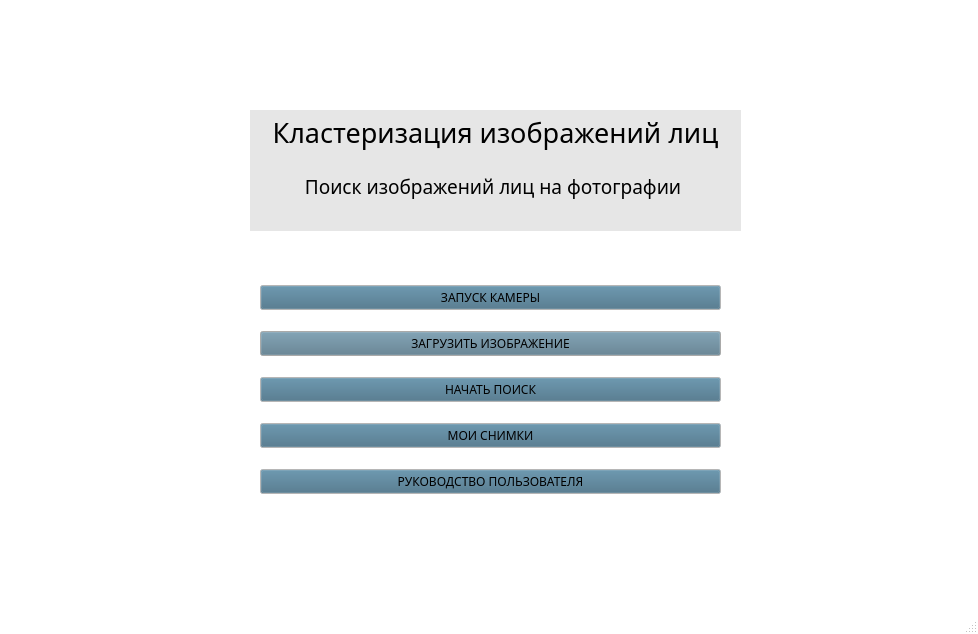
<?xml version="1.0" encoding="UTF-8"?>
<ui version="4.0">
 <class>MainWindow</class>
 <widget class="QMainWindow" name="MainWindow">
  <property name="geometry">
   <rect>
    <x>0</x>
    <y>0</y>
    <width>978</width>
    <height>634</height>
   </rect>
  </property>
  <property name="palette">
   <palette>
    <active>
     <colorrole role="WindowText">
      <brush brushstyle="SolidPattern">
       <color alpha="255">
        <red>0</red>
        <green>0</green>
        <blue>0</blue>
       </color>
      </brush>
     </colorrole>
     <colorrole role="Button">
      <brush brushstyle="SolidPattern">
       <color alpha="255">
        <red>86</red>
        <green>120</green>
        <blue>139</blue>
       </color>
      </brush>
     </colorrole>
     <colorrole role="Light">
      <brush brushstyle="SolidPattern">
       <color alpha="255">
        <red>178</red>
        <green>38</green>
        <blue>38</blue>
       </color>
      </brush>
     </colorrole>
     <colorrole role="Midlight">
      <brush brushstyle="SolidPattern">
       <color alpha="255">
        <red>255</red>
        <green>255</green>
        <blue>255</blue>
       </color>
      </brush>
     </colorrole>
     <colorrole role="Dark">
      <brush brushstyle="SolidPattern">
       <color alpha="255">
        <red>255</red>
        <green>255</green>
        <blue>255</blue>
       </color>
      </brush>
     </colorrole>
     <colorrole role="Mid">
      <brush brushstyle="SolidPattern">
       <color alpha="255">
        <red>255</red>
        <green>255</green>
        <blue>255</blue>
       </color>
      </brush>
     </colorrole>
     <colorrole role="Text">
      <brush brushstyle="SolidPattern">
       <color alpha="255">
        <red>0</red>
        <green>0</green>
        <blue>0</blue>
       </color>
      </brush>
     </colorrole>
     <colorrole role="BrightText">
      <brush brushstyle="SolidPattern">
       <color alpha="255">
        <red>255</red>
        <green>255</green>
        <blue>255</blue>
       </color>
      </brush>
     </colorrole>
     <colorrole role="ButtonText">
      <brush brushstyle="SolidPattern">
       <color alpha="255">
        <red>0</red>
        <green>0</green>
        <blue>0</blue>
       </color>
      </brush>
     </colorrole>
     <colorrole role="Base">
      <brush brushstyle="SolidPattern">
       <color alpha="255">
        <red>255</red>
        <green>255</green>
        <blue>255</blue>
       </color>
      </brush>
     </colorrole>
     <colorrole role="Window">
      <brush brushstyle="SolidPattern">
       <color alpha="255">
        <red>230</red>
        <green>230</green>
        <blue>230</blue>
       </color>
      </brush>
     </colorrole>
     <colorrole role="Shadow">
      <brush brushstyle="SolidPattern">
       <color alpha="255">
        <red>246</red>
        <green>211</green>
        <blue>45</blue>
       </color>
      </brush>
     </colorrole>
     <colorrole role="Highlight">
      <brush brushstyle="SolidPattern">
       <color alpha="255">
        <red>255</red>
        <green>255</green>
        <blue>255</blue>
       </color>
      </brush>
     </colorrole>
     <colorrole role="Link">
      <brush brushstyle="SolidPattern">
       <color alpha="255">
        <red>52</red>
        <green>101</green>
        <blue>164</blue>
       </color>
      </brush>
     </colorrole>
     <colorrole role="LinkVisited">
      <brush brushstyle="SolidPattern">
       <color alpha="255">
        <red>255</red>
        <green>255</green>
        <blue>255</blue>
       </color>
      </brush>
     </colorrole>
     <colorrole role="AlternateBase">
      <brush brushstyle="SolidPattern">
       <color alpha="255">
        <red>255</red>
        <green>255</green>
        <blue>255</blue>
       </color>
      </brush>
     </colorrole>
     <colorrole role="ToolTipBase">
      <brush brushstyle="SolidPattern">
       <color alpha="255">
        <red>255</red>
        <green>255</green>
        <blue>220</blue>
       </color>
      </brush>
     </colorrole>
     <colorrole role="ToolTipText">
      <brush brushstyle="SolidPattern">
       <color alpha="255">
        <red>0</red>
        <green>0</green>
        <blue>0</blue>
       </color>
      </brush>
     </colorrole>
     <colorrole role="PlaceholderText">
      <brush brushstyle="SolidPattern">
       <color alpha="255">
        <red>255</red>
        <green>255</green>
        <blue>255</blue>
       </color>
      </brush>
     </colorrole>
    </active>
    <inactive>
     <colorrole role="WindowText">
      <brush brushstyle="SolidPattern">
       <color alpha="255">
        <red>0</red>
        <green>0</green>
        <blue>0</blue>
       </color>
      </brush>
     </colorrole>
     <colorrole role="Button">
      <brush brushstyle="SolidPattern">
       <color alpha="255">
        <red>66</red>
        <green>108</green>
        <blue>132</blue>
       </color>
      </brush>
     </colorrole>
     <colorrole role="Light">
      <brush brushstyle="SolidPattern">
       <color alpha="255">
        <red>192</red>
        <green>28</green>
        <blue>40</blue>
       </color>
      </brush>
     </colorrole>
     <colorrole role="Midlight">
      <brush brushstyle="SolidPattern">
       <color alpha="255">
        <red>255</red>
        <green>255</green>
        <blue>255</blue>
       </color>
      </brush>
     </colorrole>
     <colorrole role="Dark">
      <brush brushstyle="SolidPattern">
       <color alpha="255">
        <red>255</red>
        <green>255</green>
        <blue>255</blue>
       </color>
      </brush>
     </colorrole>
     <colorrole role="Mid">
      <brush brushstyle="SolidPattern">
       <color alpha="255">
        <red>255</red>
        <green>255</green>
        <blue>255</blue>
       </color>
      </brush>
     </colorrole>
     <colorrole role="Text">
      <brush brushstyle="SolidPattern">
       <color alpha="255">
        <red>0</red>
        <green>0</green>
        <blue>0</blue>
       </color>
      </brush>
     </colorrole>
     <colorrole role="BrightText">
      <brush brushstyle="SolidPattern">
       <color alpha="255">
        <red>255</red>
        <green>255</green>
        <blue>255</blue>
       </color>
      </brush>
     </colorrole>
     <colorrole role="ButtonText">
      <brush brushstyle="SolidPattern">
       <color alpha="255">
        <red>0</red>
        <green>0</green>
        <blue>0</blue>
       </color>
      </brush>
     </colorrole>
     <colorrole role="Base">
      <brush brushstyle="SolidPattern">
       <color alpha="255">
        <red>209</red>
        <green>212</green>
        <blue>217</blue>
       </color>
      </brush>
     </colorrole>
     <colorrole role="Window">
      <brush brushstyle="SolidPattern">
       <color alpha="255">
        <red>255</red>
        <green>255</green>
        <blue>255</blue>
       </color>
      </brush>
     </colorrole>
     <colorrole role="Shadow">
      <brush brushstyle="SolidPattern">
       <color alpha="255">
        <red>0</red>
        <green>0</green>
        <blue>0</blue>
       </color>
      </brush>
     </colorrole>
     <colorrole role="Highlight">
      <brush brushstyle="SolidPattern">
       <color alpha="255">
        <red>255</red>
        <green>255</green>
        <blue>255</blue>
       </color>
      </brush>
     </colorrole>
     <colorrole role="Link">
      <brush brushstyle="SolidPattern">
       <color alpha="255">
        <red>52</red>
        <green>101</green>
        <blue>164</blue>
       </color>
      </brush>
     </colorrole>
     <colorrole role="LinkVisited">
      <brush brushstyle="SolidPattern">
       <color alpha="255">
        <red>255</red>
        <green>255</green>
        <blue>255</blue>
       </color>
      </brush>
     </colorrole>
     <colorrole role="AlternateBase">
      <brush brushstyle="SolidPattern">
       <color alpha="255">
        <red>255</red>
        <green>255</green>
        <blue>255</blue>
       </color>
      </brush>
     </colorrole>
     <colorrole role="ToolTipBase">
      <brush brushstyle="SolidPattern">
       <color alpha="255">
        <red>255</red>
        <green>255</green>
        <blue>220</blue>
       </color>
      </brush>
     </colorrole>
     <colorrole role="ToolTipText">
      <brush brushstyle="SolidPattern">
       <color alpha="255">
        <red>0</red>
        <green>0</green>
        <blue>0</blue>
       </color>
      </brush>
     </colorrole>
     <colorrole role="PlaceholderText">
      <brush brushstyle="SolidPattern">
       <color alpha="255">
        <red>255</red>
        <green>255</green>
        <blue>255</blue>
       </color>
      </brush>
     </colorrole>
    </inactive>
    <disabled>
     <colorrole role="WindowText">
      <brush brushstyle="SolidPattern">
       <color alpha="255">
        <red>255</red>
        <green>255</green>
        <blue>255</blue>
       </color>
      </brush>
     </colorrole>
     <colorrole role="Button">
      <brush brushstyle="SolidPattern">
       <color alpha="255">
        <red>66</red>
        <green>108</green>
        <blue>132</blue>
       </color>
      </brush>
     </colorrole>
     <colorrole role="Light">
      <brush brushstyle="SolidPattern">
       <color alpha="255">
        <red>192</red>
        <green>28</green>
        <blue>40</blue>
       </color>
      </brush>
     </colorrole>
     <colorrole role="Midlight">
      <brush brushstyle="SolidPattern">
       <color alpha="255">
        <red>255</red>
        <green>255</green>
        <blue>255</blue>
       </color>
      </brush>
     </colorrole>
     <colorrole role="Dark">
      <brush brushstyle="SolidPattern">
       <color alpha="255">
        <red>255</red>
        <green>255</green>
        <blue>255</blue>
       </color>
      </brush>
     </colorrole>
     <colorrole role="Mid">
      <brush brushstyle="SolidPattern">
       <color alpha="255">
        <red>255</red>
        <green>255</green>
        <blue>255</blue>
       </color>
      </brush>
     </colorrole>
     <colorrole role="Text">
      <brush brushstyle="SolidPattern">
       <color alpha="255">
        <red>255</red>
        <green>255</green>
        <blue>255</blue>
       </color>
      </brush>
     </colorrole>
     <colorrole role="BrightText">
      <brush brushstyle="SolidPattern">
       <color alpha="255">
        <red>255</red>
        <green>255</green>
        <blue>255</blue>
       </color>
      </brush>
     </colorrole>
     <colorrole role="ButtonText">
      <brush brushstyle="SolidPattern">
       <color alpha="255">
        <red>255</red>
        <green>255</green>
        <blue>255</blue>
       </color>
      </brush>
     </colorrole>
     <colorrole role="Base">
      <brush brushstyle="SolidPattern">
       <color alpha="255">
        <red>255</red>
        <green>255</green>
        <blue>255</blue>
       </color>
      </brush>
     </colorrole>
     <colorrole role="Window">
      <brush brushstyle="SolidPattern">
       <color alpha="255">
        <red>255</red>
        <green>255</green>
        <blue>255</blue>
       </color>
      </brush>
     </colorrole>
     <colorrole role="Shadow">
      <brush brushstyle="SolidPattern">
       <color alpha="255">
        <red>0</red>
        <green>0</green>
        <blue>0</blue>
       </color>
      </brush>
     </colorrole>
     <colorrole role="Highlight">
      <brush brushstyle="SolidPattern">
       <color alpha="255">
        <red>145</red>
        <green>145</green>
        <blue>145</blue>
       </color>
      </brush>
     </colorrole>
     <colorrole role="Link">
      <brush brushstyle="SolidPattern">
       <color alpha="255">
        <red>52</red>
        <green>101</green>
        <blue>164</blue>
       </color>
      </brush>
     </colorrole>
     <colorrole role="LinkVisited">
      <brush brushstyle="SolidPattern">
       <color alpha="255">
        <red>255</red>
        <green>255</green>
        <blue>255</blue>
       </color>
      </brush>
     </colorrole>
     <colorrole role="AlternateBase">
      <brush brushstyle="SolidPattern">
       <color alpha="255">
        <red>255</red>
        <green>255</green>
        <blue>255</blue>
       </color>
      </brush>
     </colorrole>
     <colorrole role="ToolTipBase">
      <brush brushstyle="SolidPattern">
       <color alpha="255">
        <red>255</red>
        <green>255</green>
        <blue>220</blue>
       </color>
      </brush>
     </colorrole>
     <colorrole role="ToolTipText">
      <brush brushstyle="SolidPattern">
       <color alpha="255">
        <red>0</red>
        <green>0</green>
        <blue>0</blue>
       </color>
      </brush>
     </colorrole>
     <colorrole role="PlaceholderText">
      <brush brushstyle="SolidPattern">
       <color alpha="255">
        <red>255</red>
        <green>255</green>
        <blue>255</blue>
       </color>
      </brush>
     </colorrole>
    </disabled>
   </palette>
  </property>
  <property name="font">
   <font>
    <family>Umpush</family>
   </font>
  </property>
  <property name="windowTitle">
   <string>MainWindow</string>
  </property>
  <widget class="QWidget" name="centralwidget">
   <widget class="QTextEdit" name="textE">
    <property name="geometry">
     <rect>
      <x>250</x>
      <y>110</y>
      <width>491</width>
      <height>121</height>
     </rect>
    </property>
    <property name="palette">
     <palette>
      <active>
       <colorrole role="WindowText">
        <brush brushstyle="SolidPattern">
         <color alpha="255">
          <red>230</red>
          <green>230</green>
          <blue>230</blue>
         </color>
        </brush>
       </colorrole>
       <colorrole role="Midlight">
        <brush brushstyle="SolidPattern">
         <color alpha="255">
          <red>230</red>
          <green>230</green>
          <blue>230</blue>
         </color>
        </brush>
       </colorrole>
       <colorrole role="Dark">
        <brush brushstyle="SolidPattern">
         <color alpha="255">
          <red>230</red>
          <green>230</green>
          <blue>230</blue>
         </color>
        </brush>
       </colorrole>
       <colorrole role="Mid">
        <brush brushstyle="SolidPattern">
         <color alpha="255">
          <red>230</red>
          <green>230</green>
          <blue>230</blue>
         </color>
        </brush>
       </colorrole>
       <colorrole role="Text">
        <brush brushstyle="SolidPattern">
         <color alpha="255">
          <red>0</red>
          <green>0</green>
          <blue>0</blue>
         </color>
        </brush>
       </colorrole>
       <colorrole role="BrightText">
        <brush brushstyle="SolidPattern">
         <color alpha="255">
          <red>230</red>
          <green>230</green>
          <blue>230</blue>
         </color>
        </brush>
       </colorrole>
       <colorrole role="ButtonText">
        <brush brushstyle="SolidPattern">
         <color alpha="255">
          <red>0</red>
          <green>0</green>
          <blue>0</blue>
         </color>
        </brush>
       </colorrole>
       <colorrole role="Base">
        <brush brushstyle="SolidPattern">
         <color alpha="255">
          <red>230</red>
          <green>230</green>
          <blue>230</blue>
         </color>
        </brush>
       </colorrole>
       <colorrole role="Highlight">
        <brush brushstyle="SolidPattern">
         <color alpha="255">
          <red>86</red>
          <green>120</green>
          <blue>139</blue>
         </color>
        </brush>
       </colorrole>
       <colorrole role="HighlightedText">
        <brush brushstyle="SolidPattern">
         <color alpha="255">
          <red>173</red>
          <green>127</green>
          <blue>168</blue>
         </color>
        </brush>
       </colorrole>
       <colorrole role="Link">
        <brush brushstyle="SolidPattern">
         <color alpha="255">
          <red>92</red>
          <green>53</green>
          <blue>102</blue>
         </color>
        </brush>
       </colorrole>
       <colorrole role="NoRole">
        <brush brushstyle="SolidPattern">
         <color alpha="255">
          <red>173</red>
          <green>127</green>
          <blue>168</blue>
         </color>
        </brush>
       </colorrole>
      </active>
      <inactive>
       <colorrole role="WindowText">
        <brush brushstyle="SolidPattern">
         <color alpha="255">
          <red>230</red>
          <green>230</green>
          <blue>230</blue>
         </color>
        </brush>
       </colorrole>
       <colorrole role="Midlight">
        <brush brushstyle="SolidPattern">
         <color alpha="255">
          <red>230</red>
          <green>230</green>
          <blue>230</blue>
         </color>
        </brush>
       </colorrole>
       <colorrole role="Dark">
        <brush brushstyle="SolidPattern">
         <color alpha="255">
          <red>230</red>
          <green>230</green>
          <blue>230</blue>
         </color>
        </brush>
       </colorrole>
       <colorrole role="Mid">
        <brush brushstyle="SolidPattern">
         <color alpha="255">
          <red>230</red>
          <green>230</green>
          <blue>230</blue>
         </color>
        </brush>
       </colorrole>
       <colorrole role="Text">
        <brush brushstyle="SolidPattern">
         <color alpha="255">
          <red>0</red>
          <green>0</green>
          <blue>0</blue>
         </color>
        </brush>
       </colorrole>
       <colorrole role="BrightText">
        <brush brushstyle="SolidPattern">
         <color alpha="255">
          <red>230</red>
          <green>230</green>
          <blue>230</blue>
         </color>
        </brush>
       </colorrole>
       <colorrole role="ButtonText">
        <brush brushstyle="SolidPattern">
         <color alpha="255">
          <red>0</red>
          <green>0</green>
          <blue>0</blue>
         </color>
        </brush>
       </colorrole>
       <colorrole role="Base">
        <brush brushstyle="SolidPattern">
         <color alpha="255">
          <red>230</red>
          <green>230</green>
          <blue>230</blue>
         </color>
        </brush>
       </colorrole>
       <colorrole role="Highlight">
        <brush brushstyle="SolidPattern">
         <color alpha="255">
          <red>86</red>
          <green>120</green>
          <blue>139</blue>
         </color>
        </brush>
       </colorrole>
       <colorrole role="HighlightedText">
        <brush brushstyle="SolidPattern">
         <color alpha="255">
          <red>173</red>
          <green>127</green>
          <blue>168</blue>
         </color>
        </brush>
       </colorrole>
       <colorrole role="Link">
        <brush brushstyle="SolidPattern">
         <color alpha="255">
          <red>92</red>
          <green>53</green>
          <blue>102</blue>
         </color>
        </brush>
       </colorrole>
       <colorrole role="NoRole">
        <brush brushstyle="SolidPattern">
         <color alpha="255">
          <red>173</red>
          <green>127</green>
          <blue>168</blue>
         </color>
        </brush>
       </colorrole>
      </inactive>
      <disabled>
       <colorrole role="WindowText">
        <brush brushstyle="SolidPattern">
         <color alpha="255">
          <red>230</red>
          <green>230</green>
          <blue>230</blue>
         </color>
        </brush>
       </colorrole>
       <colorrole role="Midlight">
        <brush brushstyle="SolidPattern">
         <color alpha="255">
          <red>230</red>
          <green>230</green>
          <blue>230</blue>
         </color>
        </brush>
       </colorrole>
       <colorrole role="Dark">
        <brush brushstyle="SolidPattern">
         <color alpha="255">
          <red>230</red>
          <green>230</green>
          <blue>230</blue>
         </color>
        </brush>
       </colorrole>
       <colorrole role="Mid">
        <brush brushstyle="SolidPattern">
         <color alpha="255">
          <red>230</red>
          <green>230</green>
          <blue>230</blue>
         </color>
        </brush>
       </colorrole>
       <colorrole role="Text">
        <brush brushstyle="SolidPattern">
         <color alpha="255">
          <red>230</red>
          <green>230</green>
          <blue>230</blue>
         </color>
        </brush>
       </colorrole>
       <colorrole role="BrightText">
        <brush brushstyle="SolidPattern">
         <color alpha="255">
          <red>230</red>
          <green>230</green>
          <blue>230</blue>
         </color>
        </brush>
       </colorrole>
       <colorrole role="ButtonText">
        <brush brushstyle="SolidPattern">
         <color alpha="255">
          <red>230</red>
          <green>230</green>
          <blue>230</blue>
         </color>
        </brush>
       </colorrole>
       <colorrole role="Base">
        <brush brushstyle="SolidPattern">
         <color alpha="255">
          <red>173</red>
          <green>127</green>
          <blue>168</blue>
         </color>
        </brush>
       </colorrole>
       <colorrole role="Highlight">
        <brush brushstyle="SolidPattern">
         <color alpha="255">
          <red>145</red>
          <green>145</green>
          <blue>145</blue>
         </color>
        </brush>
       </colorrole>
       <colorrole role="HighlightedText">
        <brush brushstyle="SolidPattern">
         <color alpha="255">
          <red>173</red>
          <green>127</green>
          <blue>168</blue>
         </color>
        </brush>
       </colorrole>
       <colorrole role="Link">
        <brush brushstyle="SolidPattern">
         <color alpha="255">
          <red>92</red>
          <green>53</green>
          <blue>102</blue>
         </color>
        </brush>
       </colorrole>
       <colorrole role="NoRole">
        <brush brushstyle="SolidPattern">
         <color alpha="255">
          <red>173</red>
          <green>127</green>
          <blue>168</blue>
         </color>
        </brush>
       </colorrole>
      </disabled>
     </palette>
    </property>
    <property name="frameShape">
     <enum>QFrame::NoFrame</enum>
    </property>
    <property name="html">
     <string>&lt;!DOCTYPE HTML PUBLIC &quot;-//W3C//DTD HTML 4.0//EN&quot; &quot;http://www.w3.org/TR/REC-html40/strict.dtd&quot;&gt;
&lt;html&gt;&lt;head&gt;&lt;meta name=&quot;qrichtext&quot; content=&quot;1&quot; /&gt;&lt;style type=&quot;text/css&quot;&gt;
p, li { white-space: pre-wrap; }
&lt;/style&gt;&lt;/head&gt;&lt;body style=&quot; font-family:'Umpush'; font-size:11pt; font-weight:400; font-style:normal;&quot;&gt;
&lt;p align=&quot;center&quot; style=&quot; margin-top:0px; margin-bottom:0px; margin-left:0px; margin-right:0px; -qt-block-indent:0; text-indent:0px;&quot;&gt;&lt;span style=&quot; font-family:'Ubuntu'; font-size:20pt;&quot;&gt;Кластеризация изображений лиц&lt;br /&gt;&lt;/span&gt;&lt;/p&gt;
&lt;p align=&quot;center&quot; style=&quot; margin-top:0px; margin-bottom:0px; margin-left:0px; margin-right:0px; -qt-block-indent:0; text-indent:0px;&quot;&gt;&lt;span style=&quot; font-family:'Ubuntu'; font-size:14pt;&quot;&gt;Поиск изображений лиц на фотографии &lt;/span&gt;&lt;/p&gt;&lt;/body&gt;&lt;/html&gt;</string>
    </property>
   </widget>
   <widget class="QWidget" name="">
    <property name="geometry">
     <rect>
      <x>260</x>
      <y>270</y>
      <width>461</width>
      <height>241</height>
     </rect>
    </property>
    <layout class="QVBoxLayout" name="verticalLayout">
     <item>
      <widget class="QPushButton" name="btn3">
       <property name="palette">
        <palette>
         <active>
          <colorrole role="Light">
           <brush brushstyle="SolidPattern">
            <color alpha="255">
             <red>86</red>
             <green>120</green>
             <blue>139</blue>
            </color>
           </brush>
          </colorrole>
         </active>
         <inactive>
          <colorrole role="Light">
           <brush brushstyle="SolidPattern">
            <color alpha="255">
             <red>86</red>
             <green>120</green>
             <blue>139</blue>
            </color>
           </brush>
          </colorrole>
         </inactive>
         <disabled>
          <colorrole role="Light">
           <brush brushstyle="SolidPattern">
            <color alpha="255">
             <red>86</red>
             <green>120</green>
             <blue>139</blue>
            </color>
           </brush>
          </colorrole>
         </disabled>
        </palette>
       </property>
       <property name="text">
        <string>ЗАПУСК КАМЕРЫ</string>
       </property>
      </widget>
     </item>
     <item>
      <widget class="QPushButton" name="btn1">
       <property name="palette">
        <palette>
         <active>
          <colorrole role="WindowText">
           <brush brushstyle="SolidPattern">
            <color alpha="255">
             <red>0</red>
             <green>0</green>
             <blue>0</blue>
            </color>
           </brush>
          </colorrole>
          <colorrole role="Button">
           <brush brushstyle="SolidPattern">
            <color alpha="255">
             <red>86</red>
             <green>120</green>
             <blue>139</blue>
            </color>
           </brush>
          </colorrole>
          <colorrole role="Light">
           <brush brushstyle="SolidPattern">
            <color alpha="255">
             <red>238</red>
             <green>238</green>
             <blue>236</blue>
            </color>
           </brush>
          </colorrole>
          <colorrole role="Dark">
           <brush brushstyle="SolidPattern">
            <color alpha="255">
             <red>238</red>
             <green>238</green>
             <blue>236</blue>
            </color>
           </brush>
          </colorrole>
          <colorrole role="Mid">
           <brush brushstyle="SolidPattern">
            <color alpha="255">
             <red>238</red>
             <green>238</green>
             <blue>236</blue>
            </color>
           </brush>
          </colorrole>
          <colorrole role="Text">
           <brush brushstyle="SolidPattern">
            <color alpha="255">
             <red>0</red>
             <green>0</green>
             <blue>0</blue>
            </color>
           </brush>
          </colorrole>
          <colorrole role="ButtonText">
           <brush brushstyle="SolidPattern">
            <color alpha="255">
             <red>0</red>
             <green>0</green>
             <blue>0</blue>
            </color>
           </brush>
          </colorrole>
          <colorrole role="Base">
           <brush brushstyle="SolidPattern">
            <color alpha="255">
             <red>255</red>
             <green>255</green>
             <blue>255</blue>
            </color>
           </brush>
          </colorrole>
          <colorrole role="Window">
           <brush brushstyle="SolidPattern">
            <color alpha="255">
             <red>238</red>
             <green>238</green>
             <blue>236</blue>
            </color>
           </brush>
          </colorrole>
          <colorrole role="Highlight">
           <brush brushstyle="SolidPattern">
            <color alpha="255">
             <red>238</red>
             <green>238</green>
             <blue>236</blue>
            </color>
           </brush>
          </colorrole>
          <colorrole role="LinkVisited">
           <brush brushstyle="SolidPattern">
            <color alpha="255">
             <red>238</red>
             <green>238</green>
             <blue>236</blue>
            </color>
           </brush>
          </colorrole>
          <colorrole role="AlternateBase">
           <brush brushstyle="SolidPattern">
            <color alpha="255">
             <red>238</red>
             <green>238</green>
             <blue>236</blue>
            </color>
           </brush>
          </colorrole>
          <colorrole role="PlaceholderText">
           <brush brushstyle="NoBrush">
            <color alpha="128">
             <red>0</red>
             <green>0</green>
             <blue>0</blue>
            </color>
           </brush>
          </colorrole>
         </active>
         <inactive>
          <colorrole role="WindowText">
           <brush brushstyle="SolidPattern">
            <color alpha="255">
             <red>0</red>
             <green>0</green>
             <blue>0</blue>
            </color>
           </brush>
          </colorrole>
          <colorrole role="Button">
           <brush brushstyle="SolidPattern">
            <color alpha="255">
             <red>86</red>
             <green>120</green>
             <blue>139</blue>
            </color>
           </brush>
          </colorrole>
          <colorrole role="Light">
           <brush brushstyle="SolidPattern">
            <color alpha="255">
             <red>238</red>
             <green>238</green>
             <blue>236</blue>
            </color>
           </brush>
          </colorrole>
          <colorrole role="Dark">
           <brush brushstyle="SolidPattern">
            <color alpha="255">
             <red>238</red>
             <green>238</green>
             <blue>236</blue>
            </color>
           </brush>
          </colorrole>
          <colorrole role="Mid">
           <brush brushstyle="SolidPattern">
            <color alpha="255">
             <red>238</red>
             <green>238</green>
             <blue>236</blue>
            </color>
           </brush>
          </colorrole>
          <colorrole role="Text">
           <brush brushstyle="SolidPattern">
            <color alpha="255">
             <red>0</red>
             <green>0</green>
             <blue>0</blue>
            </color>
           </brush>
          </colorrole>
          <colorrole role="ButtonText">
           <brush brushstyle="SolidPattern">
            <color alpha="255">
             <red>0</red>
             <green>0</green>
             <blue>0</blue>
            </color>
           </brush>
          </colorrole>
          <colorrole role="Base">
           <brush brushstyle="SolidPattern">
            <color alpha="255">
             <red>255</red>
             <green>255</green>
             <blue>255</blue>
            </color>
           </brush>
          </colorrole>
          <colorrole role="Window">
           <brush brushstyle="SolidPattern">
            <color alpha="255">
             <red>238</red>
             <green>238</green>
             <blue>236</blue>
            </color>
           </brush>
          </colorrole>
          <colorrole role="Highlight">
           <brush brushstyle="SolidPattern">
            <color alpha="255">
             <red>238</red>
             <green>238</green>
             <blue>236</blue>
            </color>
           </brush>
          </colorrole>
          <colorrole role="LinkVisited">
           <brush brushstyle="SolidPattern">
            <color alpha="255">
             <red>238</red>
             <green>238</green>
             <blue>236</blue>
            </color>
           </brush>
          </colorrole>
          <colorrole role="AlternateBase">
           <brush brushstyle="SolidPattern">
            <color alpha="255">
             <red>238</red>
             <green>238</green>
             <blue>236</blue>
            </color>
           </brush>
          </colorrole>
          <colorrole role="PlaceholderText">
           <brush brushstyle="NoBrush">
            <color alpha="128">
             <red>0</red>
             <green>0</green>
             <blue>0</blue>
            </color>
           </brush>
          </colorrole>
         </inactive>
         <disabled>
          <colorrole role="WindowText">
           <brush brushstyle="SolidPattern">
            <color alpha="255">
             <red>238</red>
             <green>238</green>
             <blue>236</blue>
            </color>
           </brush>
          </colorrole>
          <colorrole role="Button">
           <brush brushstyle="SolidPattern">
            <color alpha="255">
             <red>86</red>
             <green>120</green>
             <blue>139</blue>
            </color>
           </brush>
          </colorrole>
          <colorrole role="Light">
           <brush brushstyle="SolidPattern">
            <color alpha="255">
             <red>238</red>
             <green>238</green>
             <blue>236</blue>
            </color>
           </brush>
          </colorrole>
          <colorrole role="Dark">
           <brush brushstyle="SolidPattern">
            <color alpha="255">
             <red>238</red>
             <green>238</green>
             <blue>236</blue>
            </color>
           </brush>
          </colorrole>
          <colorrole role="Mid">
           <brush brushstyle="SolidPattern">
            <color alpha="255">
             <red>238</red>
             <green>238</green>
             <blue>236</blue>
            </color>
           </brush>
          </colorrole>
          <colorrole role="Text">
           <brush brushstyle="SolidPattern">
            <color alpha="255">
             <red>238</red>
             <green>238</green>
             <blue>236</blue>
            </color>
           </brush>
          </colorrole>
          <colorrole role="ButtonText">
           <brush brushstyle="SolidPattern">
            <color alpha="255">
             <red>238</red>
             <green>238</green>
             <blue>236</blue>
            </color>
           </brush>
          </colorrole>
          <colorrole role="Base">
           <brush brushstyle="SolidPattern">
            <color alpha="255">
             <red>238</red>
             <green>238</green>
             <blue>236</blue>
            </color>
           </brush>
          </colorrole>
          <colorrole role="Window">
           <brush brushstyle="SolidPattern">
            <color alpha="255">
             <red>238</red>
             <green>238</green>
             <blue>236</blue>
            </color>
           </brush>
          </colorrole>
          <colorrole role="Highlight">
           <brush brushstyle="SolidPattern">
            <color alpha="255">
             <red>145</red>
             <green>145</green>
             <blue>145</blue>
            </color>
           </brush>
          </colorrole>
          <colorrole role="LinkVisited">
           <brush brushstyle="SolidPattern">
            <color alpha="255">
             <red>238</red>
             <green>238</green>
             <blue>236</blue>
            </color>
           </brush>
          </colorrole>
          <colorrole role="AlternateBase">
           <brush brushstyle="SolidPattern">
            <color alpha="255">
             <red>238</red>
             <green>238</green>
             <blue>236</blue>
            </color>
           </brush>
          </colorrole>
          <colorrole role="PlaceholderText">
           <brush brushstyle="NoBrush">
            <color alpha="128">
             <red>0</red>
             <green>0</green>
             <blue>0</blue>
            </color>
           </brush>
          </colorrole>
         </disabled>
        </palette>
       </property>
       <property name="text">
        <string>ЗАГРУЗИТЬ ИЗОБРАЖЕНИЕ</string>
       </property>
      </widget>
     </item>
     <item>
      <widget class="QPushButton" name="btn2">
       <property name="text">
        <string>НАЧАТЬ ПОИСК</string>
       </property>
      </widget>
     </item>
     <item>
      <widget class="QPushButton" name="btn3_3">
       <property name="palette">
        <palette>
         <active>
          <colorrole role="Light">
           <brush brushstyle="SolidPattern">
            <color alpha="255">
             <red>86</red>
             <green>120</green>
             <blue>139</blue>
            </color>
           </brush>
          </colorrole>
         </active>
         <inactive>
          <colorrole role="Light">
           <brush brushstyle="SolidPattern">
            <color alpha="255">
             <red>86</red>
             <green>120</green>
             <blue>139</blue>
            </color>
           </brush>
          </colorrole>
         </inactive>
         <disabled>
          <colorrole role="Light">
           <brush brushstyle="SolidPattern">
            <color alpha="255">
             <red>86</red>
             <green>120</green>
             <blue>139</blue>
            </color>
           </brush>
          </colorrole>
         </disabled>
        </palette>
       </property>
       <property name="text">
        <string>МОИ СНИМКИ</string>
       </property>
      </widget>
     </item>
     <item>
      <widget class="QPushButton" name="btn5">
       <property name="palette">
        <palette>
         <active>
          <colorrole role="Light">
           <brush brushstyle="SolidPattern">
            <color alpha="255">
             <red>86</red>
             <green>120</green>
             <blue>139</blue>
            </color>
           </brush>
          </colorrole>
         </active>
         <inactive>
          <colorrole role="Light">
           <brush brushstyle="SolidPattern">
            <color alpha="255">
             <red>86</red>
             <green>120</green>
             <blue>139</blue>
            </color>
           </brush>
          </colorrole>
         </inactive>
         <disabled>
          <colorrole role="Light">
           <brush brushstyle="SolidPattern">
            <color alpha="255">
             <red>86</red>
             <green>120</green>
             <blue>139</blue>
            </color>
           </brush>
          </colorrole>
         </disabled>
        </palette>
       </property>
       <property name="text">
        <string>РУКОВОДСТВО ПОЛЬЗОВАТЕЛЯ</string>
       </property>
      </widget>
     </item>
    </layout>
   </widget>
  </widget>
  <widget class="QStatusBar" name="statusbar"/>
 </widget>
 <resources/>
 <connections/>
</ui>
